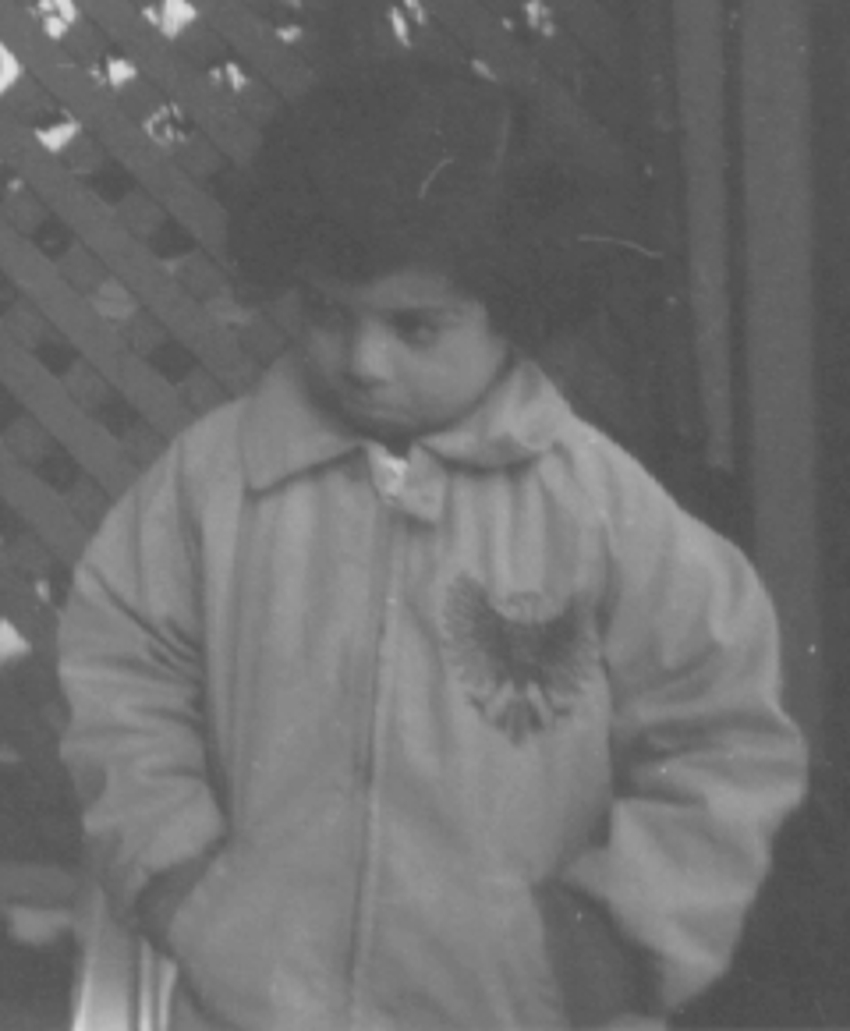
#> input picture image/pout.jpg, 850 x 1031 px
$ python image_equal.py
#> lines starting #> are read from the running program, lines starting #| are printed output that depends on the picture
import cv2
from matplotlib import pyplot as plt
import numpy as np
img = cv2.imread('../image/pout.jpg', 0)  # The ',0' makes it read the image as a grayscale image
#> img is the input picture: shape (1031, 850); min 74, max 225, mean 110.3
row, col = img.shape[:2]
#> row = 1031; col = 850


# histogram function
# to make a histogram (count distribution frequency)
def df(img):
    values = [0] * 256
    for i in range(img.shape[0]):
        for j in range(img.shape[1]):
            values[int(img[i, j])] += 1
    return values


# cumulative distribution frequency
def cdf(hist):
    cdf = [0] * len(hist)  # len(hist) is 256
#> cdf = 256 values from 0 to 0
    cdf[0] = hist[0]
    for i in range(1, len(hist)):
        cdf[i] = cdf[i - 1] + hist[i]
#> after the loop, cdf = 256 values from 0 to 876350
    # Now we normalize the histogram
    cdf = [ele * 255 / cdf[-1] for ele in cdf]  # What your function h was doing before
#> cdf = 256 values from 0 to 255
    return cdf


def equalize_image(image):
    my_cdf = cdf(df(img))
#> my_cdf = 256 values from 0 to 255
    # use linear interpolation of cdf to find new pixel values. Scipy alternative exists
    image_equalized = np.interp(image, range(0, 256), my_cdf)
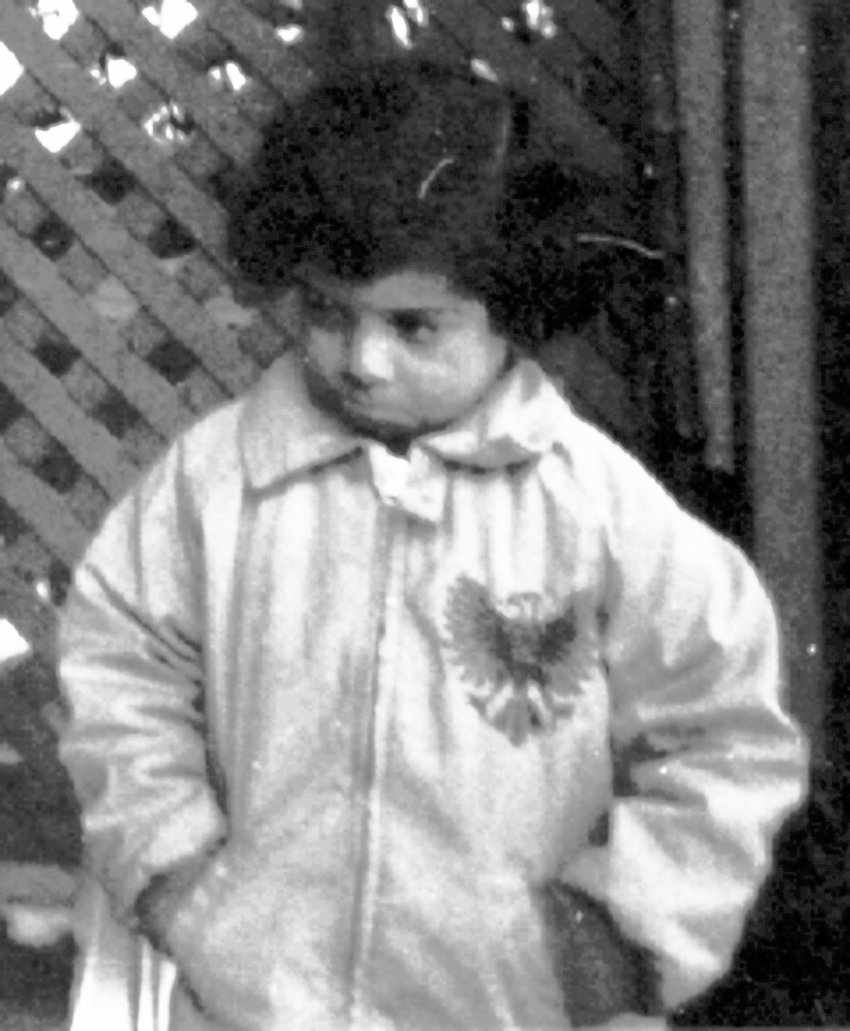
#> image_equalized: shape (1031, 850) float64; min 0.00611, max 255, mean 129.6
    return image_equalized


image_eq = equalize_image(img)
hist_image = df(img)
#> hist_image = 256 values, max 36765 at index 82, min 0 at index 0, mean 3423.2
hist_equalization = df(image_eq)
#> hist_equalization = 256 values, max 36765 at index 25, min 0 at index 2, mean 3423.2
# create figure
plt.figure(1)
# create first subplot(numberRows, numberColumn, figureNumber)
plt.subplot(211)
plt.plot(hist_equalization, color='r')
# create second subplot(numberRows, numberColumn, figureNumber)
plt.subplot(212)
plt.plot(hist_image, color='b')
# Show figure
plt.show()
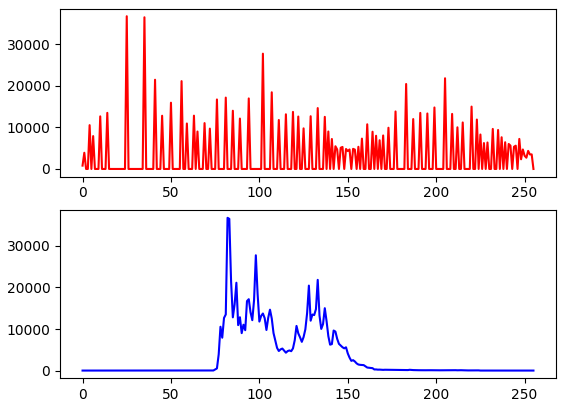
#> figure drawn by matplotlib, 2 panels; panel 1: curve peaks at x = 25, y = 36765; panel 2: curve peaks at x = 82, y = 36765
cv2.imwrite('equalized.png', image_eq)
